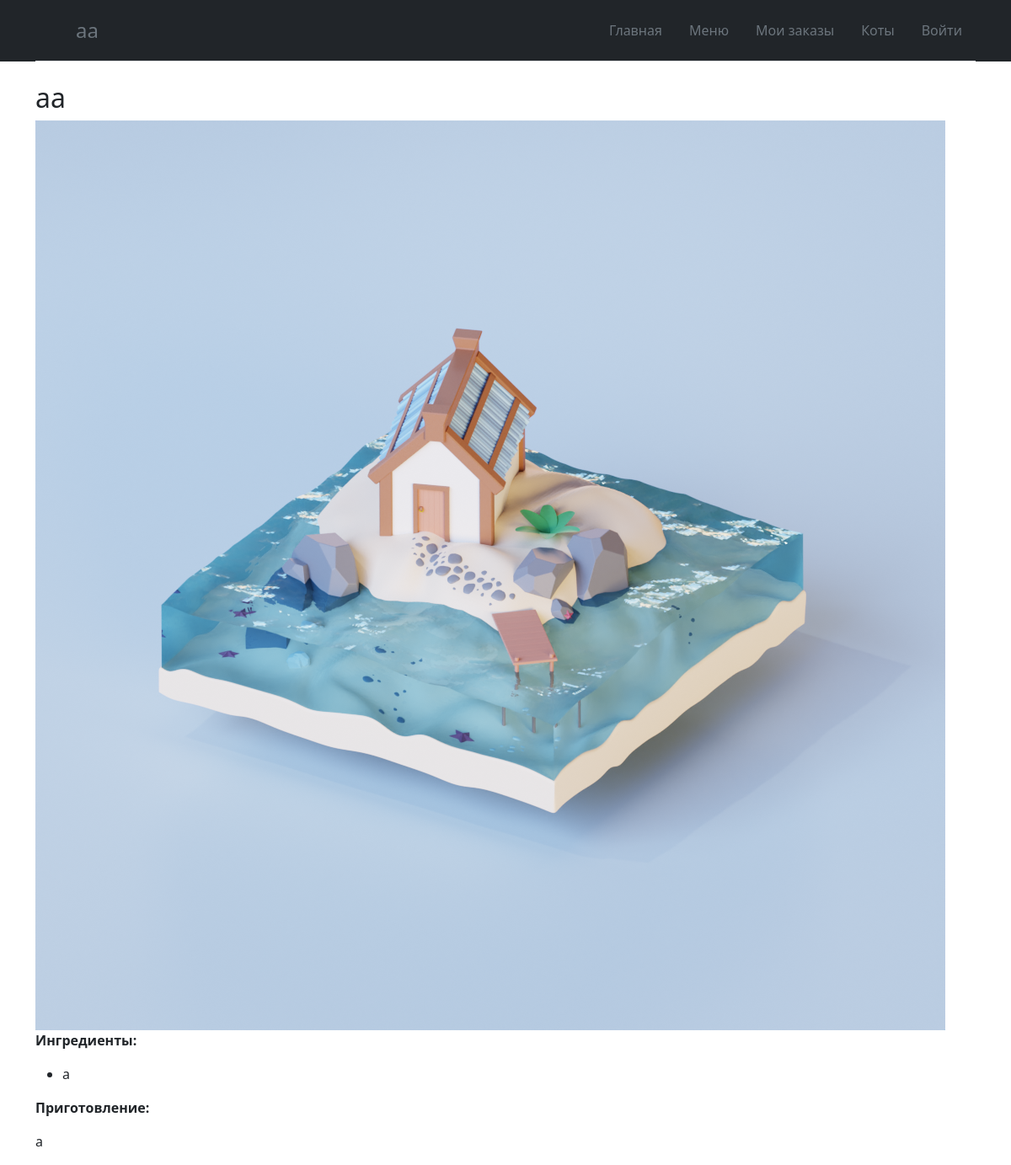
The app's page /recipes/3/ with its own data.
### Cat/models.py (models this page shows, shortened)
class Recipe(models.Model):
    title = models.CharField(max_length=255)
    photo = models.ImageField(upload_to=os.path.join('config', 'menu_photos'))
    ingredients = models.TextField()
    description = models.TextField()
    recipe = models.TextField()
    def get_ingredients_list(self):
        return [ingredient.strip() for ingredient in self.ingredients.split('\n') if ingredient.strip()]

### Cat/views.py (the view)
# urls.py: path('recipes/<int:recipe_id>/', menu_recipe, name='menu_recipe'),
def menu_recipe(request, recipe_id):
    recipe = get_object_or_404(Recipe, pk=recipe_id)
    return render(request, 'Cat/menu_recipe.html', {'recipe': recipe})

### Cat/templates/Cat/menu_recipe.html
{% extends 'Cat/base.html' %}
{% block title %}
{{ recipe.title }}
{% endblock %}
{% block content %}
<div class="container">
  <h2>{{ recipe.title }}</h2>
  {% if recipe.photo %}
    <img src="{{ recipe.photo.url }}" class="img-fluid" alt="{{ recipe.title }}">
  {% endif %}
  <p><strong>Ингредиенты:</strong></p>
  <ul>
    {% for ingredient in recipe.get_ingredients_list %}
      <li>{{ ingredient }}</li>
    {% endfor %}
  </ul>
  <p><strong>Приготовление:</strong></p>
  <p>{{ recipe.recipe }}</p>
</div>
{% endblock %}

### records on screen
Recipe: title "aa", photo (picture), recipe "a"

### other values on screen
{{ ingredient }} "a"
